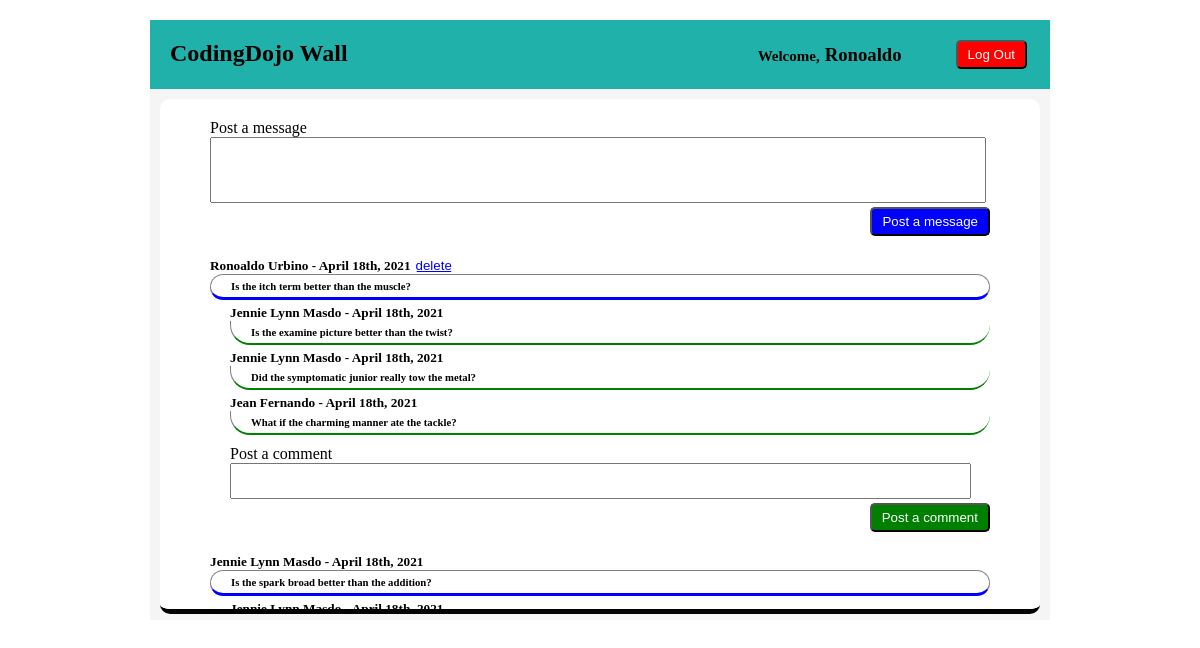
The app's page /main.php (signed in) with its own data.
### tables this page shows
CREATE TABLE `users` (
  `id` int NOT NULL AUTO_INCREMENT,
  `first_name` varchar(255) DEFAULT NULL,
  `last_name` varchar(255) DEFAULT NULL,
  `email` varchar(255) DEFAULT NULL,
  `password` varchar(255) DEFAULT NULL,
  `date_created` datetime DEFAULT NULL,
  `date_updated` datetime DEFAULT NULL,
  PRIMARY KEY (`id`)
);

CREATE TABLE `messages` (
  `id` int NOT NULL AUTO_INCREMENT,
  `user_id` int DEFAULT NULL,
  `message` text,
  `date_created` datetime DEFAULT NULL,
  `date_updated` datetime DEFAULT NULL,
  PRIMARY KEY (`id`)
);

CREATE TABLE `comments` (
  `id` int NOT NULL AUTO_INCREMENT,
  `message_id` int DEFAULT NULL,
  `user_id` int DEFAULT NULL,
  `comment` text,
  `date_created` datetime DEFAULT NULL,
  `date_updated` datetime DEFAULT NULL,
  PRIMARY KEY (`id`)
);

### new_connection.php (called while the page is built, shortened)
<?php
$connection = new mysqli(DB_HOST, DB_USER, DB_PASS, DB_DATABASE);
function run_mysql_query($query)
{
    global $connection;
    $result = mysqli_query($connection, $query);
    if(preg_match("/insert/i", $query))
    {
        mysqli_insert_id($connection);
    }
    elseif(preg_match("/select/i", $query))
    {
        $account_data = array();
        foreach($result as $data)
        {
            $account_data[] = $data;
        }
        return $account_data;
    }
    elseif(preg_match("/delete/i", $query))
    {
        mysqli_query($connection, $query);
    }
}
?>

### main.php (the view, shortened to what this page needs)
<!DOCTYPE html>
<html lang="en">
    <head>
        <link rel="stylesheet" type="text/css" href="main_style.css">
    </head>
    <body>
        <?php
        require_once('new_connection.php');
        $user_id = $_SESSION['user_id'];
        $query = "SELECT * FROM users WHERE users.id = '{$user_id}';";
        $account_data = run_mysql_query($query);
        if($_SESSION['process'] == "register")
        {
            ?>
            <div class="registration_container">
                <h1>Registration Successful!</h1>
                <h3>Thank you for submitting your information</h3>
                <h2><?= $account_data[0]['first_name'] . " " . $account_data[0]['last_name'] ?></h2>
                <h4>An email confirmation will be sent to your registered E-mail (<?= $account_data[0]['email'] ?>).
                For our validation. Thank you...</h4>
                <form action="process.php" method="post">
                    <input type="hidden" name="process" value="return">
                    <input type="submit" id="return" value="Return">
                </form>
            </div>
            <?php
        }
        elseif($_SESSION['process'] == "login")
        {
            ?>
            <div class="login_container">
                <div class="account_page">
                    <h2>CodingDojo Wall</h2>
                    <h3><p>Welcome,</p><?= $account_data[0]['first_name'] ?></h3>
                    <form action="process.php" method="post">
                        <input type="submit" id="logout" value="Log Out">
                    </form>
                </div>
                <div class="message_page">
                    <form action="process.php" method="post">
                        <p>Post a message</p>
                        <textarea id="message" name="message" rows="4" cols="100"></textarea>
                        <input type="submit" id="post" value="Post a message">
                    </form>
                    <?php
                    $query = "SELECT * FROM messages;";
                    $message_data = run_mysql_query($query);
                    foreach($message_data as $message)
                    {
                        $message_user_id = $message['user_id'];
                        $message_id = $message['id'];
                        $user_query = "SELECT * FROM users WHERE users.id = '{$message_user_id}';";
                        $user_data = run_mysql_query($user_query);
                        $date_query = "SELECT MONTHNAME(date_created) AS month, DAY(date_created) AS day, YEAR(date_created)
                                       AS year FROM messages WHERE messages.id = '{$message_id}';";
                        $date = run_mysql_query($date_query);
                        $ordinals = "";
                        if($date[0]['day'] == 1 || $date[0]['day'] == 21 || $date[0]['day'] == 31)
                        {
                            $ordinals = "st";
                        }
                        elseif($date[0]['day'] == 2 || $date[0]['day'] == 22)
                        {
                            $ordinals = "nd";
                        }
                        elseif($date[0]['day'] == 3 || $date[0]['day'] == 23)
                        {
                            $ordinals = "rd";
                        }
                        else
                        {
                            $ordinals = "th";
                        }
                        ?>
                        <h5><?= $user_data[0]['first_name'] . " " . $user_data[0]['last_name'] . " - " .
                        $date[0]['month'] . " " . $date[0]['day'] . "" . $ordinals . ", " . $date[0]['year'] ?></h5>
                        <?php
                        if($message_user_id == $user_id)
                        {
                            ?>
                            <form action="process.php" method="post">
                                <input type="submit" id="delete" value="delete">
                            </form>
                            <?php
                        }
                        ?>
                        <h6><?= $message['message'] ?></h6>
                        <div class="reply_container">
                            <?php
                            $comment_query = "SELECT * FROM comments WHERE message_id = '{$message_id}';";
                            $comment_data = run_mysql_query($comment_query);
                            foreach($comment_data as $comment)
                            {
                                $comment_user_id = $comment['user_id'];
                                $comment_id = $comment['id'];
                                $user_query = "SELECT * FROM users WHERE users.id = '{$comment_user_id}';";
                                $user_data = run_mysql_query($user_query);
                                $date_query = "SELECT MONTHNAME(date_created) AS month, DAY(date_created) AS day, YEAR(date_created)
                                            AS year FROM comments WHERE comments.id = '{$comment_id}';";
                                $date = run_mysql_query($date_query);
                                $ordinals = "";
                                if($date[0]['day'] == 1 || $date[0]['day'] == 21 || $date[0]['day'] == 31)
                                {
                                    $ordinals = "st";
                                }
                                elseif($date[0]['day'] == 2 || $date[0]['day'] == 22)
                                {
                                    $ordinals = "nd";
                                }
                                elseif($date[0]['day'] == 3 || $date[0]['day'] == 23)
                                {
                                    $ordinals = "rd";
                                }
                                else
                                {
                                    $ordinals = "th";
                                }
                                ?>
                                <h5><?= $user_data[0]['first_name'] . " " . $user_data[0]['last_name'] . " - " .
                                $date[0]['month'] . " " . $date[0]['day'] . "" . $ordinals . ", " . $date[0]['year'] ?></h5>
                                <h6><?= $comment['comment'] ?></h6>
                                <?php
                            }
                            ?>
                            <form action="process.php" method="post">
                                <p>Post a comment</p>
                                <textarea id="comment" name="comment" rows="2" cols="100"></textarea>
                                <input type="submit" id="post_comment" value="Post a comment">
                            </form>
                        </div>
                        <?php
                    }
                    ?>
                </div>
            </div>
            <?php
        }
        ?>
    </body>
</html>

### main_style.css (style rules this page uses)
.registration_container h1, h2, h3, h4 { display: block; text-align: center; }
input { display: block; margin: auto; margin-top: 50px; padding: 5px 10px; text-align: center; background-color: red; color: white; border-radius: 5px; }
.login_container { display: block; margin: 20px auto; background-color: whitesmoke; height: 600px; width: 900px; }
.account_page { display: block; background-color: lightseagreen; padding: 20px; }
.account_page h3 { display: inline-block; width: 550px; margin: 0px; margin-right: 50px; text-align: right; }
.account_page p { display: inline-block; text-align: left; font-size: 15px; margin: 0px; margin-right: 5px; }
.account_page h2 { display: inline-block; margin: 0px; }
.account_page form { display: inline-block; vertical-align: top; }
#logout { margin: 0px; display: inline-block; cursor: pointer; }
.message_page { display: inline-block; width: 780px; height: 480px; margin: 10px; background-color: white; border-radius: 10px; padding: 20px 50px 10px 50px; vertical-align: top; overflow: auto; border-bottom: 5px solid black; }
#message { width: 770px; overflow: auto; overflow-wrap: break-word; resize: none; }
.message_page p { display: inline-block; margin: 0px; margin-bottom: 0px; }
#post { display: block; background-color: blue; margin: 0px; margin-left: auto; cursor: pointer; }
.message_page h5 { display: inline-block; margin-bottom: 0px; }
.message_page form { display: inline-block; }
.message_page h6 { margin-top: 0px; margin-bottom: 0px; padding-left: 20px; padding-top: 5px; padding-bottom: 5px; padding: 5px 20px; text-align: justify; border: 1px solid gray; border-bottom: 3px solid blue; border-radius: 20px; }
#delete { display: inline-block; margin: 0px; padding: 0px; text-decoration: underline; background-color: white; cursor: pointer; color: blue; border: 1px solid white; border-color: white; }
.reply_container { display: block; }
.reply_container p { margin-top: 10px; margin-left: 20px; }
.reply_container textarea { margin-left: 20px; width: 735px; overflow: auto; overflow-wrap: break-word; resize: none; }
#post_comment { display: block; background-color: green; margin: 0px; margin-left: auto; cursor: pointer; }
.reply_container h5 { margin-top: 5px; margin-left: 20px; }
.reply_container h6 { margin-left: 20px; border-top: 0px; border-right: 0px; border-bottom: 2px solid green; border-top-left-radius: 0px; border-top-right-radius: 0px; }

### records on screen
users: first_name "Ronoaldo"
messages: user.first_name "Ronoaldo", user.last_name "Urbino", month "April", day "18", ordinals "th", year "2021", message "Is the itch term better than the muscle?"
comments: user.first_name "Jennie Lynn", user.last_name "Masdo", month "April", day "18", ordinals "th", year "2021", comment "Is the examine picture better than the twist?"
comments: user.first_name "Jennie Lynn", user.last_name "Masdo", month "April", day "18", ordinals "th", year "2021", comment "Did the symptomatic junior really tow the metal?"
comments: user.first_name "Jean", user.last_name "Fernando", month "April", day "18", ordinals "th", year "2021", comment "What if the charming manner ate the tackle?"
messages: user.first_name "Jennie Lynn", user.last_name "Masdo", month "April", day "18", ordinals "th", year "2021", message "Is the spark broad better than the addition?"
comments: user.first_name "Jennie Lynn", user.last_name "Masdo", month "April", day "18", ordinals "th", year "2021"
